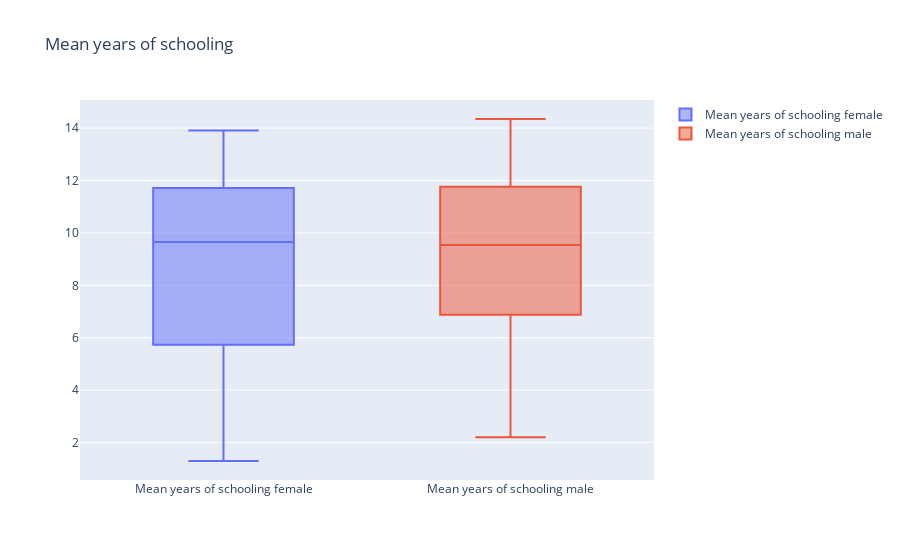

The notebook cell saved with this chart:
### Code cell
trace1 = go.Box(
    y=gd2.iloc[:, 9],
    name = "Mean years of schooling female"
)
trace2 = go.Box(
    y=gd2.iloc[:, 10],
    name = "Mean years of schooling male"
)
fig = go.Figure( data = [trace1, trace2], layout = dict(title = "Mean years of schooling"))
#iplot(fig) #I found this code online, but I don't know why it cannot show the vis in my colab
fig.show()

### Figure 1 — Plotly figure (JSON) as saved in the notebook; plotly's stock layout.template omitted (floating-point values rounded to 4 significant figures; data arrays with more than 128 entries replaced by an {"elided": "..."} marker saying what was removed)
{"data": [{"name": "Mean years of schooling female", "y": {"elided": "191 mixed values"}, "type": "box"}, {"name": "Mean years of schooling male", "y": {"elided": "191 mixed values"}, "type": "box"}], "layout": {"title": {"text": "Mean years of schooling"}}}
